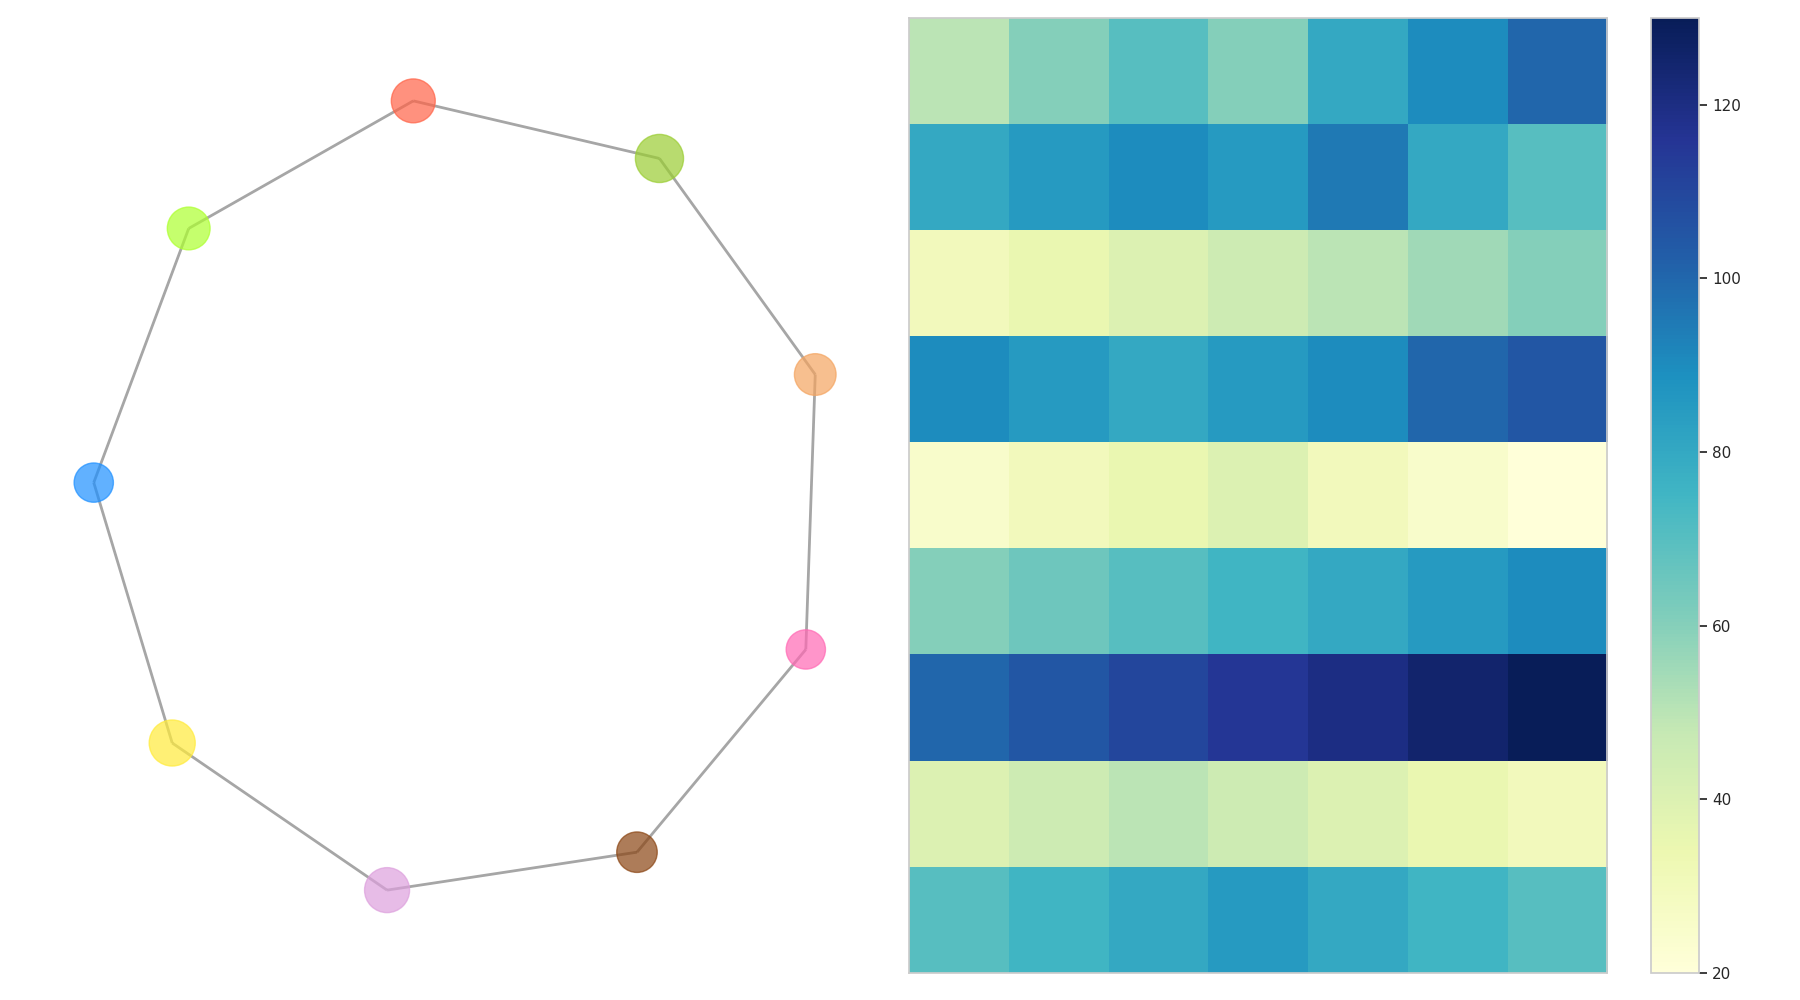

Write Python code to recreate this figure.
import matplotlib.pyplot as plt
import networkx as nx
import numpy as np

features = [
    "Playground", "Picnic Area", "Fountain", "Walking Path", 
    "Dog Park", "Garden", "Amphitheater", "Restrooms", "Food Stall"
]

connections = [
    ("Playground", "Picnic Area"),
    ("Picnic Area", "Garden"),
    ("Garden", "Fountain"),
    ("Fountain", "Walking Path"),
    ("Walking Path", "Amphitheater"),
    ("Amphitheater", "Restrooms"),
    ("Restrooms", "Food Stall"),
    ("Food Stall", "Dog Park"),
    ("Dog Park", "Playground")
]

G = nx.Graph()
G.add_nodes_from(features)
G.add_edges_from(connections)

pos = nx.spring_layout(G, seed=42)
node_colors = ['#9acd32', '#ff6347', '#1e90ff', '#ffeb3b', '#f4a460', '#adff2f', '#dda0dd', '#8b4513', '#ff69b4']
node_sizes = [1200, 1000, 800, 1100, 900, 950, 1050, 850, 800]

visitor_interactions = np.array([
    [50, 60, 70, 60, 80, 90, 100],
    [80, 85, 90, 85, 95, 80, 70],
    [30, 35, 40, 45, 50, 55, 60],
    [90, 85, 80, 85, 90, 100, 105],
    [25, 30, 35, 40, 30, 25, 20],
    [60, 65, 70, 75, 80, 85, 90],
    [100, 105, 110, 115, 120, 125, 130],
    [40, 45, 50, 45, 40, 35, 30],
    [70, 75, 80, 85, 80, 75, 70]
])

days = ["Mon", "Tue", "Wed", "Thu", "Fri", "Sat", "Sun"]

fig, axes = plt.subplots(1, 2, figsize=(18, 10))

nx.draw(G, pos, with_labels=False, node_color=node_colors, node_size=node_sizes,
        edge_color='gray', width=2.0, alpha=0.7, ax=axes[0])

axes[1].imshow(visitor_interactions, cmap='YlGnBu', aspect='auto')

fig.colorbar(axes[1].images[0], ax=axes[1], orientation='vertical')

for ax in axes:
    ax.set_xticks([])
    ax.set_yticks([])

plt.tight_layout()
plt.show()
